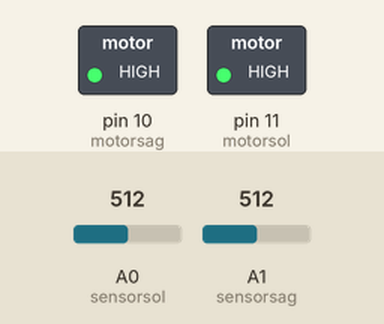
Recording of a sketch running on a simulated Arduino Uno, built with avr-gcc and run on an emulated ATmega328P. Parts: switched loads named in the sketch (green lamp = pin HIGH). Inputs (shaded band) come from the test bench; at power-on: A0 (sensorsol) = 512, A1 (sensorsag) = 512.

Above: at 0.1 s.
Timing chart, 0 to 1.6 s (numbered marks = the images above):
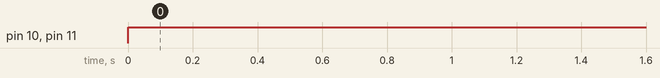

The sketch:

enbasitcizgiizleyen.ino
```cpp
#define motorsol 11
#define motorsag 10
#define sensorsol A0
#define sensorsag A1
const int sensorsagreferansdeger=24;
const int sensorsolreferansdeger=24;
const int motortamhiz=255;
const int motoryavashiz=75;
const int motordonmehiz=100;
const int motordonmehizters=-100;
const int motortamhizters=-255;
const int motoryavashizters=-75;
int sensorsoldeger;
int sensorsagdeger;

void setup() {
  pinMode(motorsol,OUTPUT);
  pinMode(motorsag,OUTPUT);
  pinMode(sensorsol,INPUT);
  pinMode(sensorsag,INPUT);
}

void loop() {
  sensorsoldeger=analogRead(sensorsol);
  sensorsagdeger=analogRead(sensorsag);
  sensorsoldeger=map(sensorsoldeger,0,1023,0,100);
  sensorsagdeger=map(sensorsagdeger,0,1023,0,100);
  if(sensorsoldeger>sensorsolreferansdeger&&sensorsagdeger>sensorsagreferansdeger){
    analogWrite(motorsag,motortamhiz);
    analogWrite(motorsol,motortamhiz);
  }else if(sensorsoldeger<sensorsolreferansdeger&&sensorsagdeger<sensorsagreferansdeger){
    analogWrite(motorsag,motordonmehiz);
    analogWrite(motorsol,motordonmehizters);
  }else if(sensorsagdeger<sensorsagreferansdeger&&sensorsoldeger<sensorsolreferansdeger){
    analogWrite(motorsag,motordonmehizters);
    analogWrite(motorsol,motordonmehiz);
  }else if(sensorsoldeger<sensorsolreferansdeger&&sensorsagdeger<sensorsagreferansdeger){
    digitalWrite(motorsol,LOW);
    digitalWrite(motorsag,LOW);
  }
}
```

Measured:
- by itself, pin 10 (motorsag), pin 11 (motorsol): LOW → HIGH at 0.00 s
